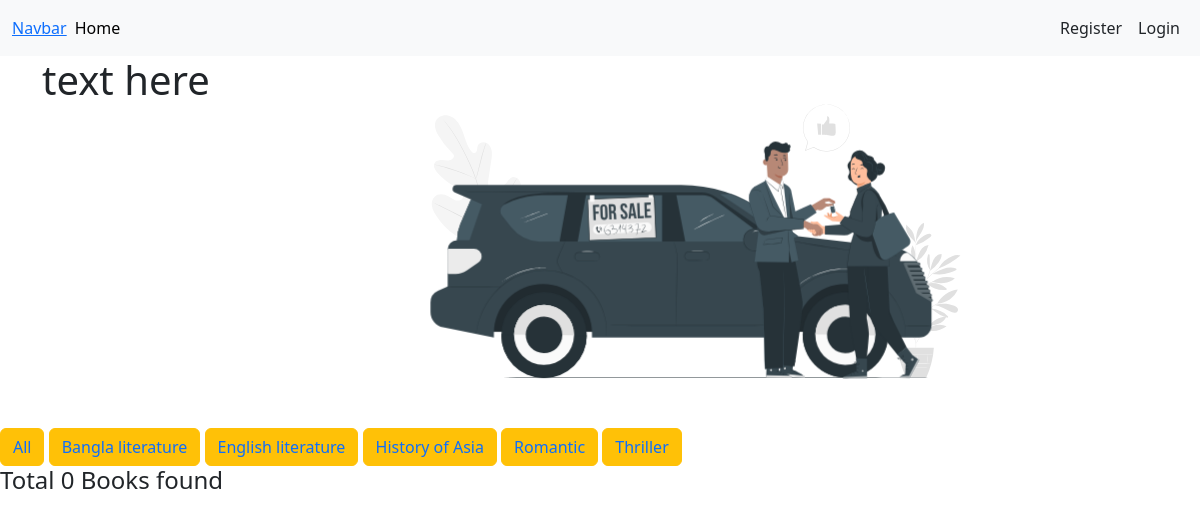
The app's page /Catagory/bangla-literature/, older data.
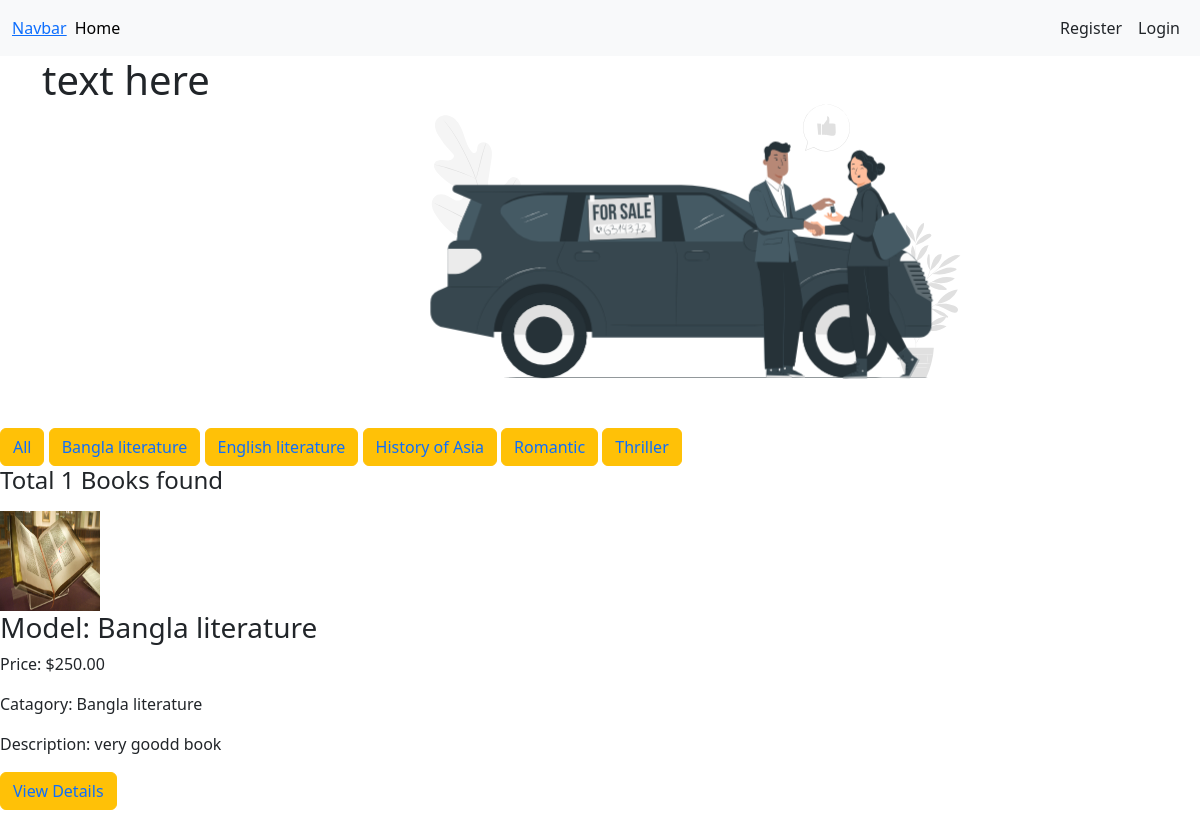
The same page, newer data.
### first_app/models.py (models this page shows, shortened)
class Catagory(models.Model):
    name = models.CharField(max_length=50)
    slug = models.SlugField(max_length=50, unique=True, null=True, blank=True)
    def __str__(self):
        return self.name

class Book(models.Model):
    user = models.ForeignKey(User, on_delete=models.CASCADE, default=1)
    Catagory = models.ForeignKey(Catagory,on_delete = models.CASCADE)
    name = models.CharField(max_length=100)
    description = models.TextField()
    quantity = models.IntegerField(default=0)
    price = models.DecimalField(max_digits=10, decimal_places=2)
    image = models.ImageField(upload_to='uploads/', blank=True, null=True)

### first_app/views.py (the view)
# urls.py: path('', views.home, name='home'),
def home(request, Catagory_slug = None):
    Books = Book.objects.all()
    if Catagory_slug is not None:
        Catagorys = Catagory.objects.get(slug = Catagory_slug)
        Books = Book.objects.filter(Catagory = Catagorys)
    Catagorys = Catagory.objects.all()
    return render(request, 'home.html', {'Catagorys': Catagorys, 'Books': Books})

### templates/home.html (shortened to what this page needs)
{% extends "base.html" %}
{% block content %}
<div class="container d-flex">
    <div class='col-4'>
        <h1>text here</h1>
    </div>
    <div class='col-6'>
    </div>
</div>
<button type="button" class="btn btn-warning"><a href="{% url 'all_Books' %}" style="text-decoration: none;">All</a></button>
{% for Catagory in Catagorys %}
<button type="button" class="btn btn-warning"><a href='{% url "Catagory" Catagory.slug %}' style="text-decoration: none;">{{Catagory}}</a> </button>
{% endfor %}
<h4>Total {{Books | length}} Books found</h4>
<div class='d-flex row my-3'>
    {% for Book in Books %}
        <div class='col-6'>
            <img style='width:100px; height:100px' src="{{ Book.image.url }}" alt="{{ Book.name }}">
            <h3>Model: {{ Book.name }}</h3>
            <p>Price: ${{ Book.price }}</p>
            <p>Catagory: {{ Book.Catagory.name }}</p>
            <p>Description: {{Book.description}}</p>
            <button type="button" class="btn btn-warning"><a href="{% url 'bookDetails' Book.id %}" style="text-decoration: none;">View Details</a></button>
        </div>
    {% endfor %}
</div>
{% endblock content %}

Row changes from the older to the newer data that the page shows:
added Book: image (picture), name "Bangla literature", price "250.00", Catagory.name "Bangla literature", description "very goodd book"
Text that changed along with them:
{{ Books | length }}: "0" → "1"
